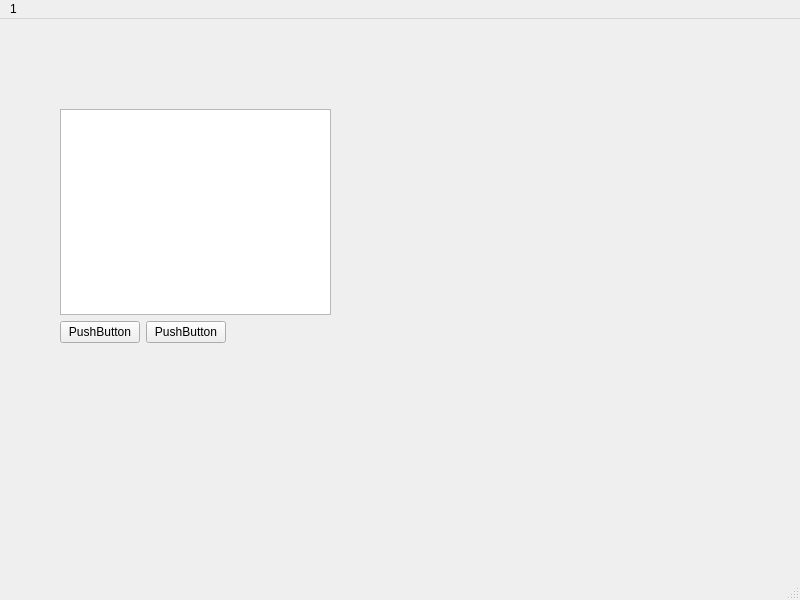
<?xml version="1.0" encoding="UTF-8"?>
<ui version="4.0">
 <class>MainWindow</class>
 <widget class="QMainWindow" name="MainWindow">
  <property name="geometry">
   <rect>
    <x>0</x>
    <y>0</y>
    <width>800</width>
    <height>600</height>
   </rect>
  </property>
  <property name="windowTitle">
   <string>MainWindow</string>
  </property>
  <widget class="QWidget" name="centralwidget">
   <widget class="QWidget" name="layoutWidget">
    <property name="geometry">
     <rect>
      <x>60</x>
      <y>90</y>
      <width>277</width>
      <height>234</height>
     </rect>
    </property>
    <layout class="QVBoxLayout" name="verticalLayout">
     <item>
      <layout class="QHBoxLayout" name="horizontalLayout">
       <item>
        <widget class="QTreeView" name="treeView">
         <property name="sizePolicy">
          <sizepolicy hsizetype="Expanding" vsizetype="Expanding">
           <horstretch>0</horstretch>
           <verstretch>0</verstretch>
          </sizepolicy>
         </property>
        </widget>
       </item>
       <item>
        <widget class="QWidget" name="widget" native="true"/>
       </item>
      </layout>
     </item>
     <item>
      <layout class="QHBoxLayout" name="horizontalLayout_2">
       <item>
        <widget class="QPushButton" name="pushButton">
         <property name="text">
          <string>PushButton</string>
         </property>
        </widget>
       </item>
       <item>
        <widget class="QPushButton" name="pushButton_2">
         <property name="text">
          <string>PushButton</string>
         </property>
        </widget>
       </item>
       <item>
        <spacer name="horizontalSpacer">
         <property name="orientation">
          <enum>Qt::Orientation::Horizontal</enum>
         </property>
         <property name="sizeHint" stdset="0">
          <size>
           <width>40</width>
           <height>20</height>
          </size>
         </property>
        </spacer>
       </item>
      </layout>
     </item>
    </layout>
   </widget>
  </widget>
  <widget class="QMenuBar" name="menubar">
   <property name="geometry">
    <rect>
     <x>0</x>
     <y>0</y>
     <width>800</width>
     <height>25</height>
    </rect>
   </property>
   <widget class="QMenu" name="menu1">
    <property name="title">
     <string>1</string>
    </property>
   </widget>
   <addaction name="menu1"/>
  </widget>
  <widget class="QStatusBar" name="statusbar"/>
 </widget>
 <resources/>
 <connections/>
</ui>
